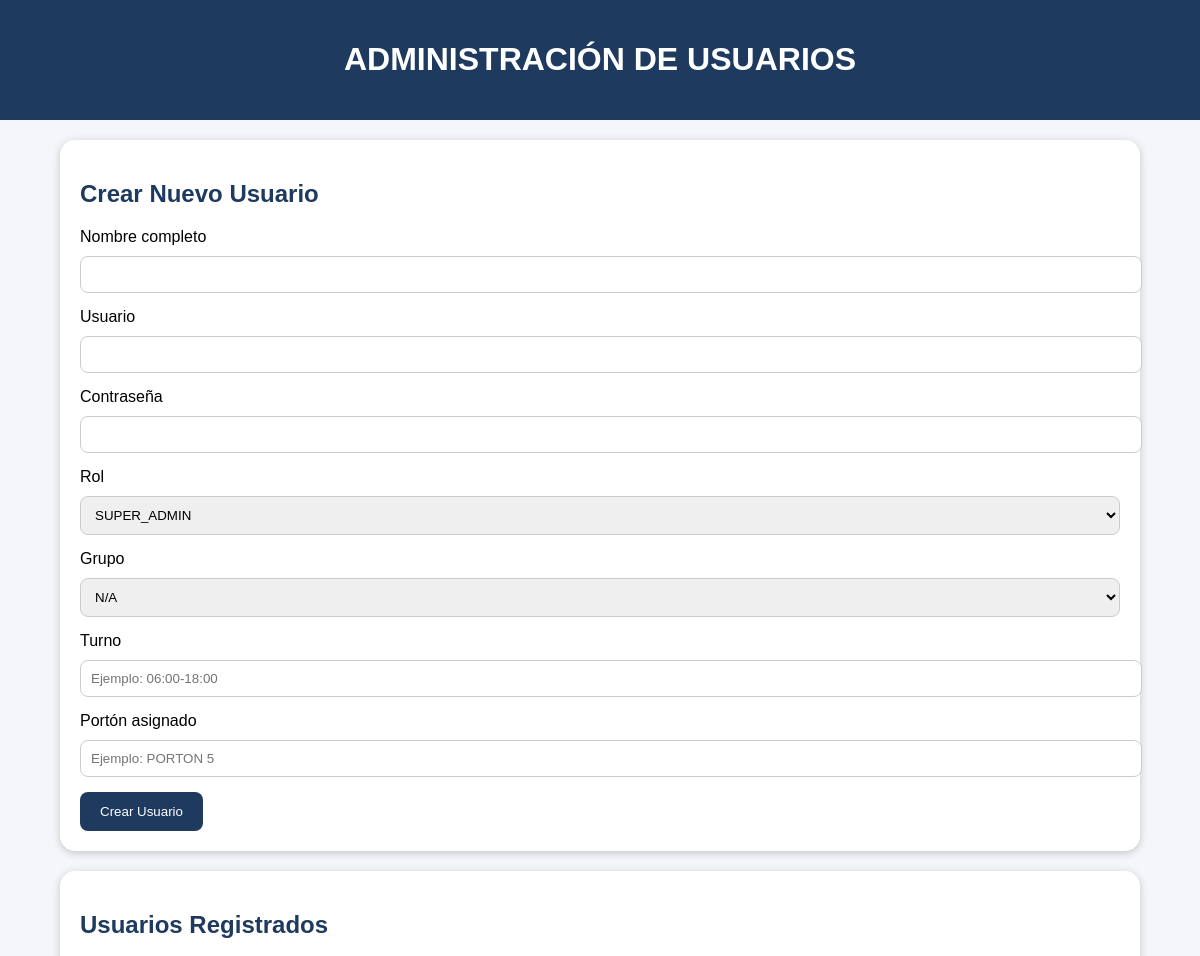
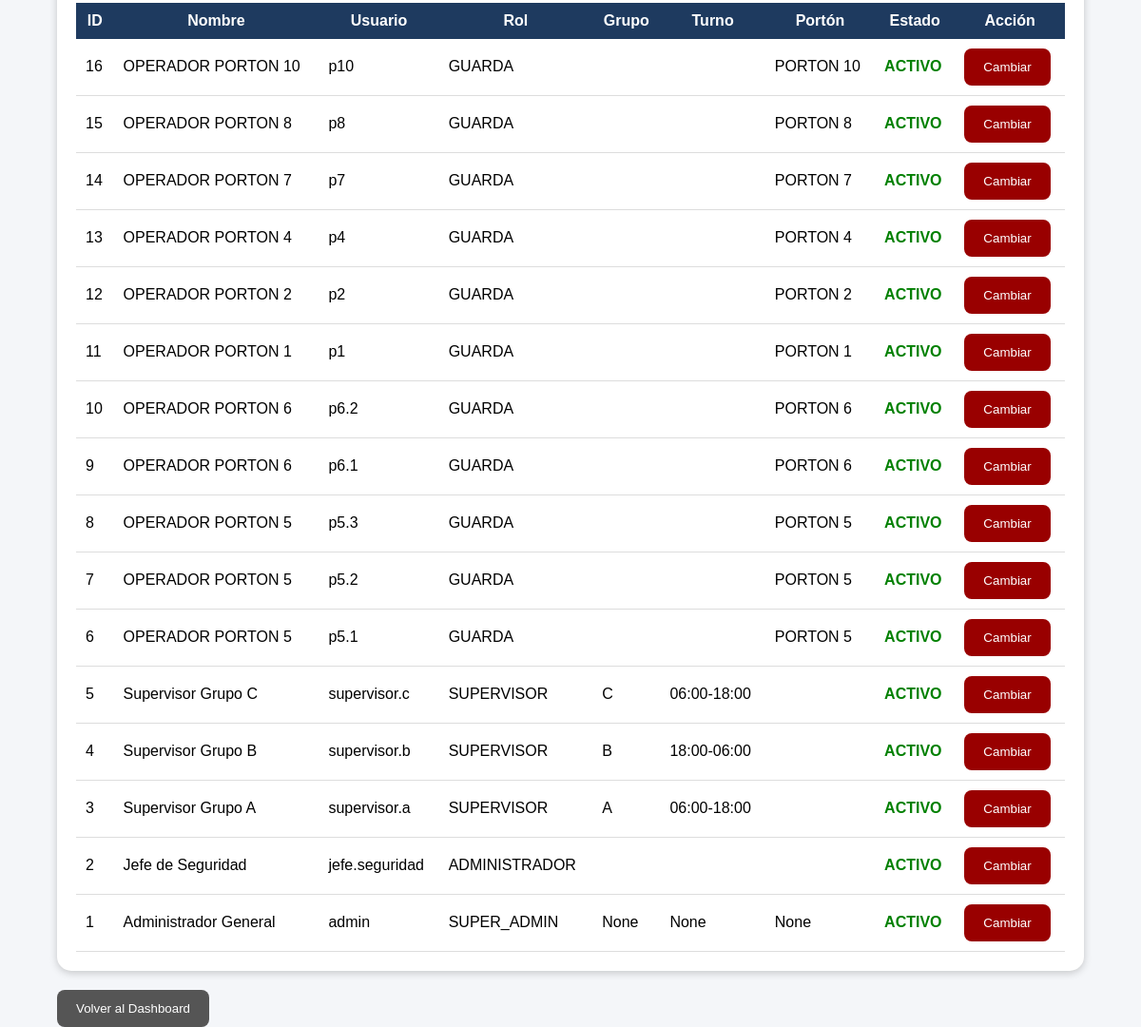
/usuarios (signed in), run on the app's committed database (2 pictures, top to bottom).
### tables this page shows
CREATE TABLE usuarios (
    id INTEGER PRIMARY KEY AUTOINCREMENT,
    nombre_completo TEXT NOT NULL,
    usuario TEXT UNIQUE NOT NULL,
    password TEXT NOT NULL,
    rol TEXT NOT NULL,
    estado TEXT DEFAULT 'ACTIVO'
, grupo TEXT, turno TEXT, porton_asignado TEXT);

### app.py (the view)
@app.route('/usuarios')
def usuarios():
    if 'usuario' not in session:
        return redirect('/')
    if session['rol'] != "SUPER_ADMIN":
        return "Acceso denegado"
    conexion = conectar()
    cursor = conexion.cursor()
    cursor.execute("""
        SELECT *
        FROM usuarios
        ORDER BY id DESC
    """)
    lista_usuarios = cursor.fetchall()
    conexion.close()
    return render_template(
        "usuarios.html",
        usuarios=lista_usuarios
    )

### app.py (called while the page is built)
def conectar():
    return sqlite3.connect(
        os.path.join(BASE_DIR, "control_acceso.db")
    )

### templates/usuarios.html (shortened to what this page needs)
<!DOCTYPE html>
<html lang="es">
<head>
</head>
<body>
<header>
<h1>
ADMINISTRACIÓN DE USUARIOS
</h1>
</header>
<div class="container">
<div class="card">
<h2>
Crear Nuevo Usuario
</h2>
<form action="/crear_usuario" method="POST">
<label>
Nombre completo
</label>
<input
type="text"
name="nombre"
required>
<label>
Usuario
</label>
<input
type="text"
name="usuario"
required>
<label>
Contraseña
</label>
<input
type="password"
name="password"
required>
<label>
Rol
</label>
<select name="rol">
<option value="SUPER_ADMIN">
SUPER_ADMIN
</option>
</select>
<label>
Grupo
</label>
<select name="grupo">
<option value="">
N/A
</option>
</select>
<label>
Turno
</label>
<input
type="text"
name="turno"
placeholder="Ejemplo: 06:00-18:00">
<label>
Portón asignado
</label>
<input
type="text"
name="porton"
placeholder="Ejemplo: PORTON 5">
<button type="submit">
Crear Usuario
</button>
</form>
</div>
<div class="card">
<h2>
Usuarios Registrados
</h2>
<table>
<tr>
<th>
ID
</th>
<th>
Nombre
</th>
<th>
Usuario
</th>
<th>
Rol
</th>
<th>
Grupo
</th>
<th>
Turno
</th>
<th>
Portón
</th>
<th>
Estado
</th>
<th>
Acción
</th>
</tr>
{% for usuario in usuarios %}
<tr>
<td>
{{ usuario[0] }}
</td>
<td>
{{ usuario[1] }}
</td>
<td>
{{ usuario[2] }}
</td>
<td>
{{ usuario[4] }}
</td>
<td>
{{ usuario[6] }}
</td>
<td>
{{ usuario[7] }}
</td>
<td>
{{ usuario[8] }}
</td>
<td>
{% if usuario[5]=="ACTIVO" %}
<span class="activo">
ACTIVO
</span>
{% else %}
<span class="inactivo">
INACTIVO
</span>
{% endif %}
</td>
<td>
<a href="/cambiar_estado_usuario/{{ usuario[0] }}">
<button class="estado">
Cambiar
</button>
</a>
</td>
</tr>
{% endfor %}
</table>
</div>
<a href="/dashboard">
<button class="volver">
Volver al Dashboard
</button>
</a>
</div>
</body>
</html>

### templates/usuarios.html (style rules this page uses)
body { font-family:Arial,sans-serif; background:#f4f6f9; margin:0; }
header { background:#1e3a5f; color:white; padding:20px; text-align:center; }
.container { width:90%; margin:auto; margin-top:20px; }
.card { background:white; padding:20px; border-radius:15px; margin-bottom:20px; box-shadow:0 2px 8px rgba(0,0,0,.2); }
h2 { color:#1e3a5f; }
input,select { width:100%; padding:10px; margin-top:10px; margin-bottom:15px; border-radius:8px; border:1px solid #ccc; }
button { background:#1e3a5f; color:white; border:none; padding:12px 20px; border-radius:8px; cursor:pointer; }
table { width:100%; border-collapse:collapse; }
th { background:#1e3a5f; color:white; padding:10px; }
td { padding:10px; border-bottom:1px solid #ddd; }
.activo { color:green; font-weight:bold; }
a { text-decoration:none; }
.volver { background:#555; }
.estado { background:#990000; }

### data on the page
usuarios: id "16", nombre_completo "OPERADOR PORTON 10", usuario "p10", rol "GUARDA", porton_asignado "PORTON 10", estado "ACTIVO"
usuarios: id "15", nombre_completo "OPERADOR PORTON 8", usuario "p8", rol "GUARDA", porton_asignado "PORTON 8", estado "ACTIVO"
usuarios: id "14", nombre_completo "OPERADOR PORTON 7", usuario "p7", rol "GUARDA", porton_asignado "PORTON 7", estado "ACTIVO"
usuarios: id "13", nombre_completo "OPERADOR PORTON 4", usuario "p4", rol "GUARDA", porton_asignado "PORTON 4", estado "ACTIVO"
usuarios: id "12", nombre_completo "OPERADOR PORTON 2", usuario "p2", rol "GUARDA", porton_asignado "PORTON 2", estado "ACTIVO"
usuarios: id "11", nombre_completo "OPERADOR PORTON 1", usuario "p1", rol "GUARDA", porton_asignado "PORTON 1", estado "ACTIVO"
usuarios: id "10", nombre_completo "OPERADOR PORTON 6", usuario "p6.2", rol "GUARDA", porton_asignado "PORTON 6", estado "ACTIVO"
usuarios: id "9", nombre_completo "OPERADOR PORTON 6", usuario "p6.1", rol "GUARDA", porton_asignado "PORTON 6", estado "ACTIVO"
usuarios: id "8", nombre_completo "OPERADOR PORTON 5", usuario "p5.3", rol "GUARDA", porton_asignado "PORTON 5", estado "ACTIVO"
usuarios: id "7", nombre_completo "OPERADOR PORTON 5", usuario "p5.2", rol "GUARDA", porton_asignado "PORTON 5", estado "ACTIVO"
usuarios: id "6", nombre_completo "OPERADOR PORTON 5", usuario "p5.1", rol "GUARDA", porton_asignado "PORTON 5", estado "ACTIVO"
usuarios: id "5", nombre_completo "Supervisor Grupo C", usuario "supervisor.c", rol "SUPERVISOR", grupo "C", turno "06:00-18:00", estado "ACTIVO"
usuarios: id "4", nombre_completo "Supervisor Grupo B", usuario "supervisor.b", rol "SUPERVISOR", grupo "B", turno "18:00-06:00", estado "ACTIVO"
usuarios: id "3", nombre_completo "Supervisor Grupo A", usuario "supervisor.a", rol "SUPERVISOR", grupo "A", turno "06:00-18:00", estado "ACTIVO"
usuarios: id "2", nombre_completo "Jefe de Seguridad", usuario "jefe.seguridad", rol "ADMINISTRADOR", estado "ACTIVO"
usuarios: id "1", nombre_completo "Administrador General", usuario "admin", rol "SUPER_ADMIN", usuario "None", estado "ACTIVO"
